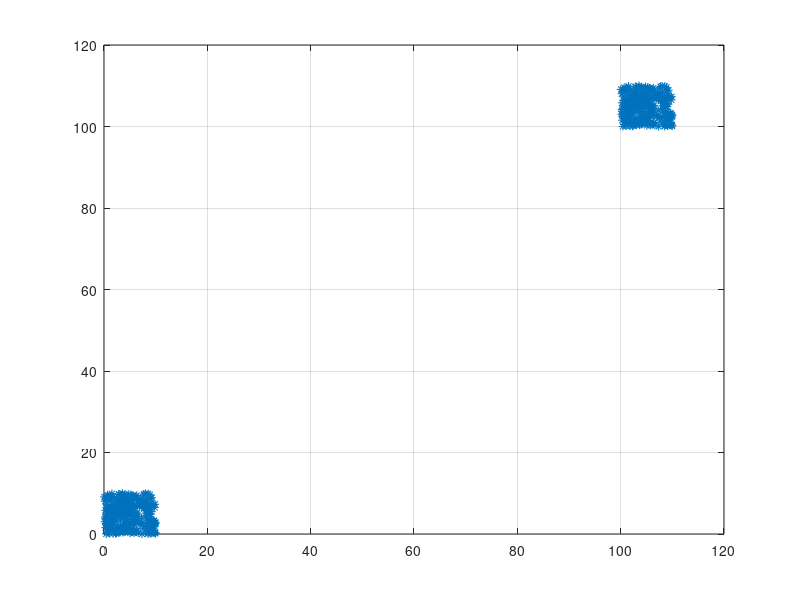
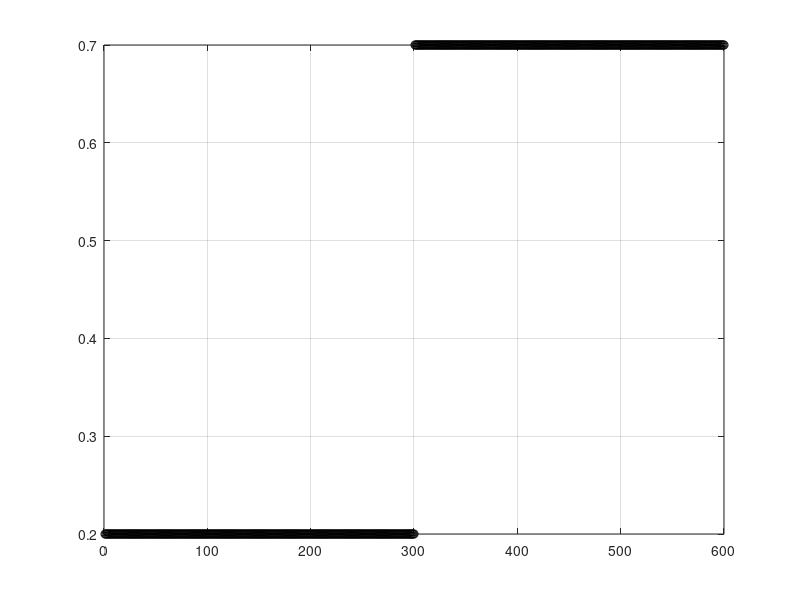

The MATLAB script that drew these images, in order: (Note: this script raises an error after producing the figures.)
clear all 
close all
clc


x1 = rand(300,2)*10;
x2 = x1 + 100;
X = [x1; x2]';
y = [ones(1, size(x1, 1)) * 0.2 ones(1, size(x1, 1)) * 0.7];

figure(1)
plot(X(1,:), X(2,:),'*');
grid on;
hold on;

figure(2)
plot(y,'ok');
grid on;
hold on;

MN=150;
DF=5;
GOAL=0;
SPREAD=0.7;

NN_model_rbf=newrbe(X,y,SPREAD)

X_mod = X + randn(size(X)) * 0.05;

network = newrb(X_mod,y,GOAL,SPREAD,MN,DF);
y_nn = NN_model_rbf(X_mod);

figure(2)
plot(X(1,:), X(2,:),'*'); grid on; hold on;
plot(y_nn, 'r');